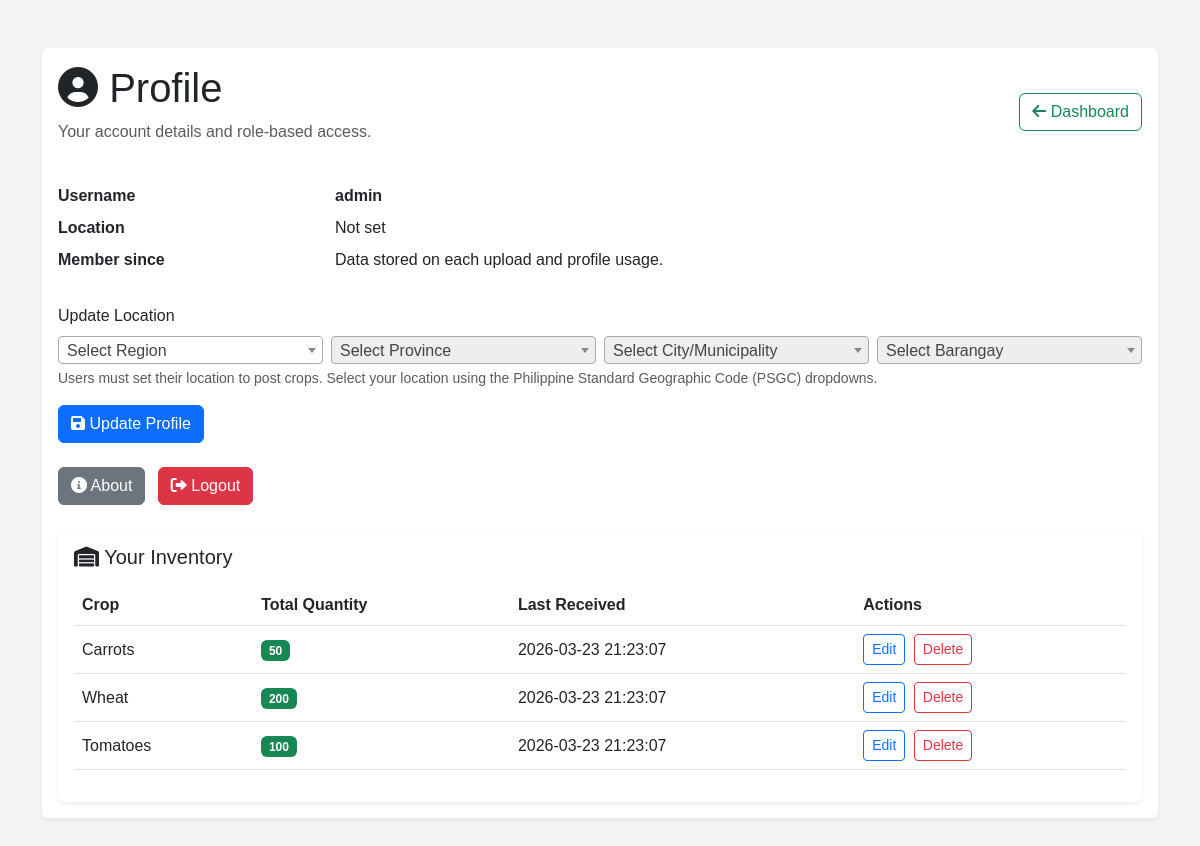
The page /profile (signed in) on the database as committed earlier.
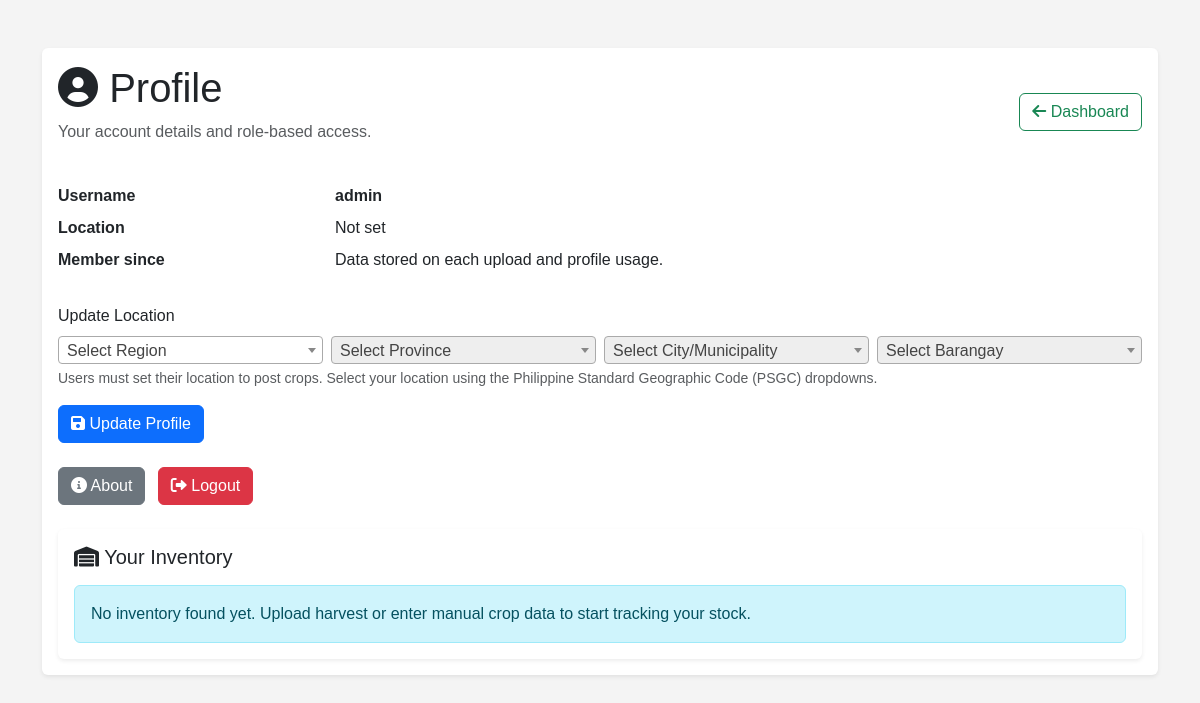
The same page on the database as committed later.
### tables this page shows
CREATE TABLE inventory(
        id INTEGER PRIMARY KEY AUTOINCREMENT,
        crop_name TEXT,
        quantity INTEGER,
        farmer TEXT,
        date_received TEXT,
        location TEXT
    );

### app.py (the view)
@app.route("/profile", methods=["GET", "POST"])
def profile():
    if "user" not in session:
        return redirect("/login")
    conn = get_db()
    cur = conn.cursor()
    cur.execute("SELECT * FROM users WHERE username=?", (session["user"],))
    user = cur.fetchone()
    if request.method == "POST":
        location = request.form.get("location", "").strip()
        cur.execute("UPDATE users SET location=? WHERE username=?", (location, session["user"]))
        conn.commit()
        flash("Profile updated successfully")
        return redirect("/profile")
    inventory = []
    cur.execute(
        "SELECT crop_name, SUM(quantity) as total_quantity, MAX(date_received) as last_received "
        "FROM inventory WHERE farmer=? GROUP BY crop_name ORDER BY last_received DESC",
        (session["user"],)
    )
    inventory = cur.fetchall()
    conn.close()
    return render_template("profile.html", user=user, inventory=inventory)

### app.py (called while the page is built)
def get_db():
    conn = sqlite3.connect(DB_PATH, timeout=30, isolation_level=None)
    conn.row_factory = sqlite3.Row
    conn.execute("PRAGMA busy_timeout = 30000")
    try:
        conn.execute("PRAGMA journal_mode = DELETE")
    except sqlite3.OperationalError:
        pass
    return conn

### templates/profile.html (shortened to what this page needs)
<!DOCTYPE html>
<html lang="en">
<head>
    <link href="https://cdn.jsdelivr.net/npm/bootstrap@5.3.0/dist/css/bootstrap.min.css" rel="stylesheet">
    <link href="https://cdnjs.cloudflare.com/ajax/libs/font-awesome/6.0.0/css/all.min.css" rel="stylesheet">
    <link rel="stylesheet" href="{{ url_for('static', filename='style.css') }}">
    <link href="https://cdn.jsdelivr.net/npm/select2@4.1.0-rc.0/dist/css/select2.min.css" rel="stylesheet" />
</head>
<body>
    <div class="container py-5">
        <div class="card shadow-sm border-0">
            <div class="card-body">
                <div class="d-flex justify-content-between align-items-center mb-4">
                    <div>
                        <h1 class="card-title"><i class="fas fa-user-circle"></i> Profile</h1>
                        <p class="text-muted">Your account details and role-based access.</p>
                    </div>
                    <a href="/dashboard" class="btn btn-outline-success"><i class="fas fa-arrow-left"></i> Dashboard</a>
                </div>
                <dl class="row">
                    <dt class="col-sm-3">Username</dt>
                    <dd class="col-sm-9"><strong>{{ session.get('user') }}</strong></dd>
                    <dt class="col-sm-3">Location</dt>
                    <dd class="col-sm-9">{{ user.location if user.location else 'Not set' }}</dd>
                    <dt class="col-sm-3">Member since</dt>
                    <dd class="col-sm-9">Data stored on each upload and profile usage.</dd>
                </dl>
                <form method="POST" class="mt-4">
                    <div class="mb-3">
                        <label class="form-label">Update Location</label>
                        <div class="row g-2">
                            <div class="col-md-3">
                            </div>
                            <div class="col-md-3">
                            </div>
                            <div class="col-md-3">
                            </div>
                            <div class="col-md-3">
                            </div>
                        </div>
                        <div class="form-text">Users must set their location to post crops. Select your location using the Philippine Standard Geographic Code (PSGC) dropdowns.</div>
                    </div>
                    <button type="submit" class="btn btn-primary"><i class="fas fa-save"></i> Update Profile</button>
                </form>
                <div class="mt-4">
                    <a href="/about" class="btn btn-secondary me-2"><i class="fas fa-info-circle"></i> About</a>
                    <a href="/logout" class="btn btn-danger"><i class="fas fa-sign-out-alt"></i> Logout</a>
                </div>
                <div class="card shadow-sm border-0 mt-4">
                    <div class="card-body">
                        <h2 class="h5 mb-3"><i class="fas fa-warehouse"></i> Your Inventory</h2>
                        {% if inventory %}
                        <div class="table-responsive">
                            <table class="table table-hover align-middle">
                                <thead>
                                    <tr>
                                        <th>Crop</th>
                                        <th>Total Quantity</th>
                                        <th>Last Received</th>
                                        <th>Actions</th>
                                    </tr>
                                </thead>
                                <tbody>
                                    {% for item in inventory %}
                                    <tr>
                                        <td>{{ item['crop_name'] }}</td>
                                        <td><span class="badge bg-success">{{ item['total_quantity'] }}</span></td>
                                        <td>{{ item['last_received'][:19] if item['last_received'] else 'N/A' }}</td>
                                        <td>
                                            <button type="button" class="btn btn-sm btn-outline-primary me-1" onclick="editCrop('{{ item['crop_name']|replace("'", "\\'") }}', {{ item['total_quantity'] }})">Edit</button>
                                            <button type="button" class="btn btn-sm btn-outline-danger me-1" onclick="deleteCrop('{{ item['crop_name']|replace("'", "\\'") }}')">Delete</button>
                                        </td>
                                    </tr>
                                    {% endfor %}
                                </tbody>
                            </table>
                        </div>
                        {% else %}
                        <div class="alert alert-info mb-0">
                            No inventory found yet. Upload harvest or enter manual crop data to start tracking your stock.
                        </div>
                        {% endif %}
                    </div>
                </div>
            </div>
        </div>
    </div>
</body>

### static/style.css (style rules this page uses)
body { font-family: Arial, sans-serif; background: #f4f4f4; }
h1, h2 { color: green; }

Rows that differ between the two databases and show on the page:
removed inventory: crop_name "Carrots", total_quantity "50", date_received "2026-03-23 21:23:07"
removed inventory: crop_name "Wheat", total_quantity "200", date_received "2026-03-23 21:23:07"
removed inventory: crop_name "Tomatoes", total_quantity "100", date_received "2026-03-23 21:23:07"
Other text that changed with them:
text no longer shown: "Crop Total Quantity Last Received Actions"
text now shown: "No inventory found yet. Upload harvest or enter manual crop data to start tracking your stock."
